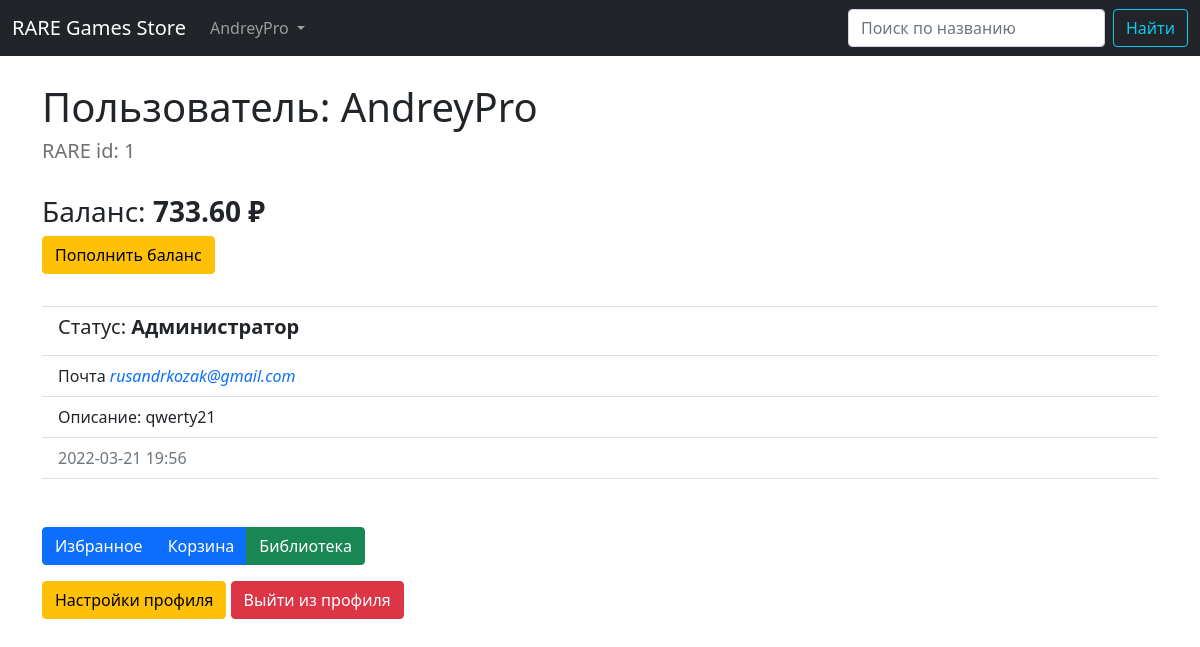
Page /profile/ (signed in) on the earlier database version.
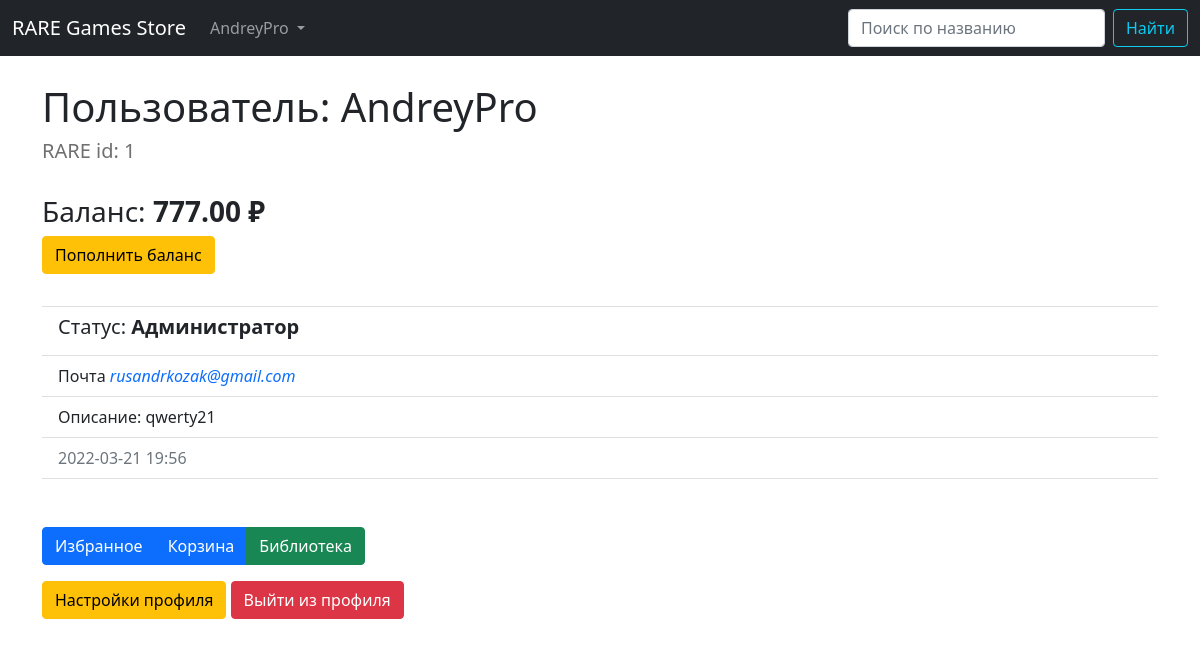
Same page on the later database version.
### data/users.py (models this page shows, shortened)
class User(SqlAlchemyBase, UserMixin, SerializerMixin, Model):
    __tablename__ = 'users'
    id = sqlalchemy.Column(sqlalchemy.Integer, primary_key=True, autoincrement=True)
    name = sqlalchemy.Column(sqlalchemy.String(25), nullable=True)
    about = sqlalchemy.Column(sqlalchemy.String(256), nullable=True)
    email = sqlalchemy.Column(sqlalchemy.String(64), index=True, unique=True, nullable=True)
    hashed_password = sqlalchemy.Column(sqlalchemy.String, nullable=True)
    created_date = sqlalchemy.Column(sqlalchemy.DateTime, default=datetime.datetime.now)
    balance = sqlalchemy.Column(sqlalchemy.Float, default=0.0)
    is_admin = sqlalchemy.Column(sqlalchemy.Boolean, default=False)
    user_favorites = sqlalchemy.Column(sqlalchemy.String(), default='')   # ++orm.relationship
    user_basket = sqlalchemy.Column(sqlalchemy.String(), default='')      # ++orm.relationship
    user_library = sqlalchemy.Column(sqlalchemy.String(), default='')     # ++orm.relationship
    games = orm.relation("Games", back_populates='user')
    comments = orm.relationship("Comments", back_populates='user')

### main.py (the view)
@app.route("/profile/")
def profile():
    if current_user.is_authenticated:
        db_sess = db_session.create_session()
        user = db_sess.query(User).get(current_user.id)
        return render_template("profile.html", title='Личный кабинет', user=user)
    return redirect(url_for("register"))

### data/db_session.py (called while the page is built)
def create_session() -> Session:
    global __factory
    return __factory()

### data/model.py (called while the page is built)
    @staticmethod
    def date_to_str(date: datetime.datetime, str_month=False):
        if isinstance(date, datetime.datetime):
            if not str_month:
                if date.hour or date.minute:
                    return date.strftime("%Y-%m-%d %H:%M")
                return date.strftime("%Y-%m-%d")
            return date.strftime("%d %B %Y ")

    @staticmethod
    def value_to_str(value, is_total=False):
        if isinstance(value, int) or isinstance(value, float):
            if round(value, 2) or is_total:
                return f"{value:0.2f} ₽"
            return "Бесплатно"

### main.py (called while the page is built)
@login_manager.user_loader
def load_user(user_id):
    db_sess = db_session.create_session()
    return db_sess.query(User).get(user_id)

### templates/profile.html
{% extends "base.html" %}
{% block content %}
<h1>Пользователь: {{ user.name }}</h1>
<h5 class="grey">RARE id: {{ user.id }}</h5><br>
<h3>Баланс: <b>{{ user.value_to_str(user.balance, is_total=True) }}</b></h3>
<a class="btn btn-warning" href="/add_balance">Пополнить баланс</a>
<ul class="list-group list-group-flush my-3">
	<li class="list-group-item text-muted"></li>
	<li class="list-group-item"><h5>Статус: <b>{% if current_user.is_admin and current_user.id == 1 %} Администратор
		{% elif current_user.is_admin %} Модератор {% else %} Пользователь {% endif %}</b></h5></li>
	<li class="list-group-item">Почта <i><a href="mailto:{{ user.email }}" style="text-decoration-line: none">{{ user.email }}</a></i></li>
  {% if current_user.about %}<li class="list-group-item">Описание: {{ user.about }}</li>{% endif %}
  <li class="list-group-item text-muted">{{ user.date_to_str(user.created_date) }}</li>
	<li class="list-group-item"></li>
</ul>
<div class="btn-group py-3">
  <a class="btn btn-primary" href="/profile/favorites">Избранное</a>
  <a class="btn btn-primary" href="/profile/basket">Корзина</a>
  <a class="btn btn-success" href="/profile/library">Библиотека</a>
</div><br>
<div>
	<a class="btn btn-warning" href="/profile/settings">Настройки профиля</a>
	<a class="btn btn-danger" href="/logout">Выйти из профиля</a>
</div>
{% endblock %}

### templates/base.html (shortened to what this page needs)
<!doctype html>
<html lang="ru">
<head>
  <link rel="stylesheet" href="{{ url_for('static', filename='css/style.css') }}">
	<link href="https://cdn.jsdelivr.net/npm/bootstrap@5.0.2/dist/css/bootstrap.min.css" rel="stylesheet"
>
</head>
<header style="margin-bottom: 20pt">
	<nav class="navbar navbar-expand-lg navbar-dark bg-dark">
		<div class="container-fluid">
		<a class="navbar-brand mb-0 h1" href="/#">RARE Games Store</a>
		  <div class="collapse navbar-collapse" id="navbarNavDarkDropdown">
		    <ul class="nav navbar-nav me-auto mb-2 mb-lg-0">
			    {% if current_user.is_authenticated %}
		      <li class="nav-item dropdown active">
		        <a class="nav-link dropdown-toggle" href="#" data-target="#" id="navbarDarkDropdownMenuLink"
		            role="button" data-toggle="dropdown" aria-haspopup="true" aria-expanded="false">
		          {{ current_user.name }}
		        </a>
		      </li>
		    {% endif %}
				</ul>
			  <form class="d-flex" method="POST" action="/search">
	        <input class="form-control me-2" type="search" placeholder="Поиск по названию" aria-label="Search" name="search_text">
				  <button class="btn btn-outline-info" type="submit">Найти</button>
	      </form>
		  </div>
	  </div>
	</nav>
</header>
<body>
<main role="main" class="container">
    {% block content %}{% endblock %}
</main>
</body>
</html>

Differences in the rows shown:
changed User "AndreyPro": value_to_str "733.60 ₽" → "777.00 ₽"
